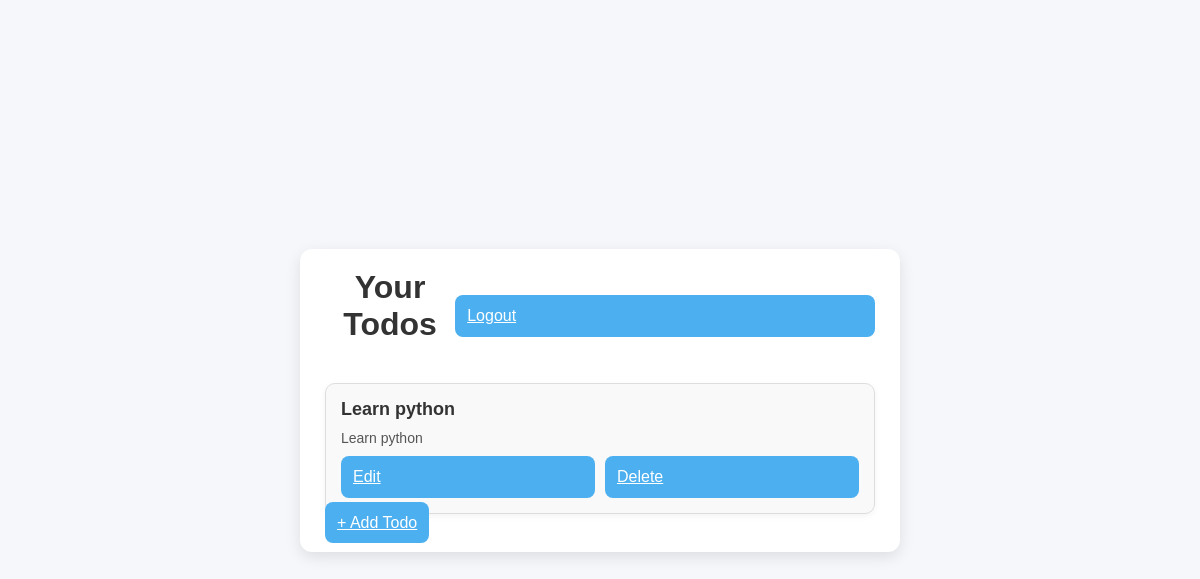
The app's page / (signed in), older data.
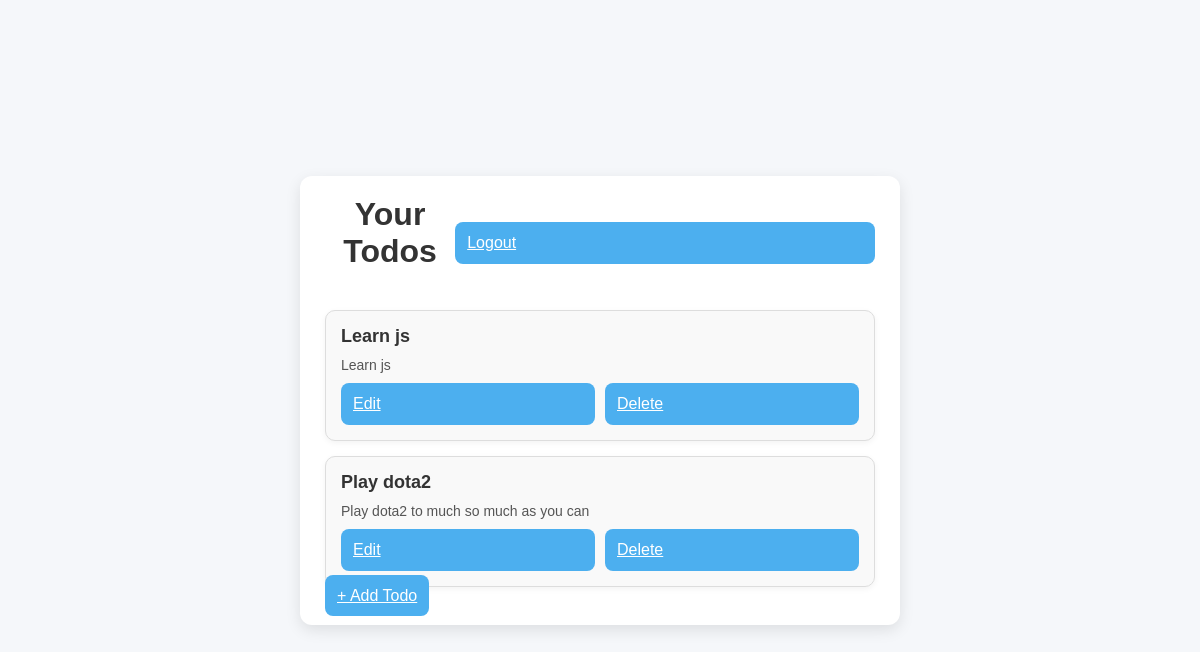
The same page, newer data.
### todoapp/models.py (models this page shows, shortened)
class Task(models.Model):
    user = models.ForeignKey(User, on_delete=models.CASCADE)
    title = models.CharField(max_length=255)
    description = models.TextField()
    due_date = models.DateField()
    priority = models.CharField(max_length=10,
                                choices =[('low','low'),('medium','medium'),('high','high')],
                                default='low')
    completed = models.BooleanField(default=False)
    created_at = models.DateTimeField(auto_now_add=True)

### todoapp/views.py (the view)
# urls.py: 2. Add a URL to urlpatterns:  path('', views.home, name='home')
@login_required
def home(request):
    user = request.user
    todos = Task.objects.filter(user=user)
    return render(request,'index.html',{'todos':todos})

### todoapp/templates/index.html (shortened to what this page needs)
{% load static %}
<!DOCTYPE html>
<html lang="en">
<head>
    <link rel="stylesheet" href="{% static 'style.css' %}">
</head>
<body>
    <div class="container todo-container">
        <div class="header">
            <h1>Your Todos</h1>
            <a href="{% url 'logout' %}" class="btn small">Logout</a>
        </div>
        <div class="todo-list">
            {% for i in todos %}
            <div class="todo-card">
                <h2>{{ i.title }}</h2>
                <p>{{ i.description }}</p>
                <div class="actions">
                    <a href="{% url 'edit' i.pk %}" class="btn small">Edit</a>
                    <a href="{% url 'delete_task' i.pk %}" class="btn small danger">Delete</a>
                </div>
            </div>
            {% empty %}
            <p>No todos yet.</p>
            {% endfor %}
        </div>
        <div class="footer">
            <a href="{% url 'add' %}" class="btn">+ Add Todo</a>
        </div>
    </div>
</body>
</html>

### static/style.css (style rules this page uses)
* { margin: 0; padding: 0; box-sizing: border-box; font-family: Arial, sans-serif; }
body { background: #f5f7fa; display: flex; justify-content: center; align-items: center; height: 100vh; }
.container { background: #fff; width: 350px; padding: 20px 25px; border-radius: 12px; box-shadow: 0 5px 15px rgba(0,0,0,0.1); }
h1 { text-align: center; margin-bottom: 20px; color: #333; }
.btn { width: 100%; padding: 12px; background: #4cafef; color: #fff; font-size: 16px; border: none; border-radius: 8px; cursor: pointer; transition: 0.3s; }
.todo-container { width: 600px; max-height: 90vh; overflow-y: auto; }
.header { display: flex; justify-content: space-between; align-items: center; margin-bottom: 20px; }
.todo-list { display: flex; flex-direction: column; gap: 15px; }
.todo-card { background: #f9f9f9; border: 1px solid #ddd; padding: 15px; border-radius: 10px; box-shadow: 0 2px 6px rgba(0,0,0,0.05); }
.todo-card h2 { font-size: 18px; color: #333; }
.todo-card p { font-size: 14px; color: #555; margin: 10px 0; }
.actions { display: flex; gap: 10px; }

Row changes from the older to the newer data that the page shows:
removed Task: title "Learn python", description "Learn python"
added Task: title "Learn js", description "Learn js"
added Task: title "Play dota2", description "Play dota2 to much so much as you can"
